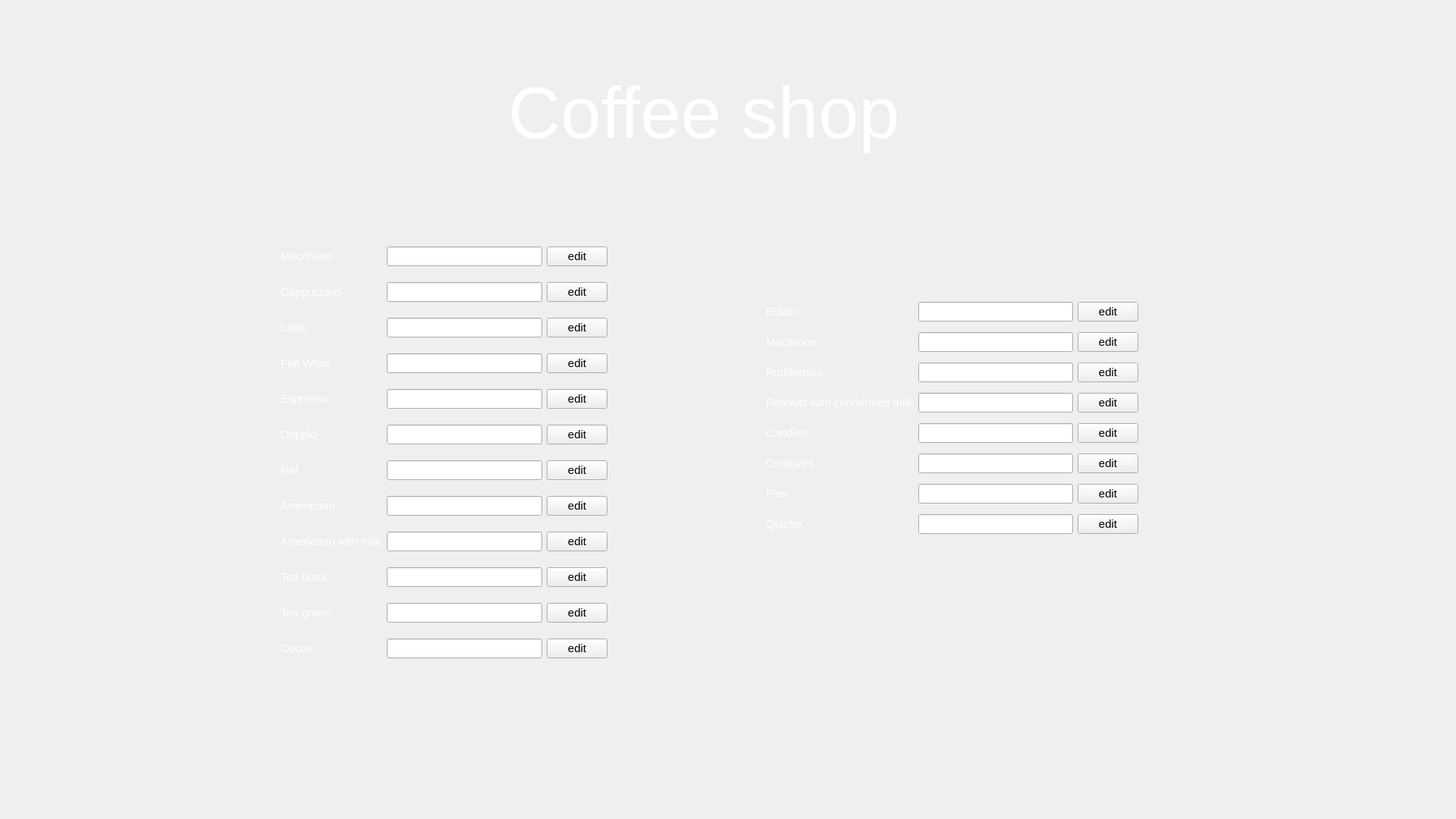
<?xml version="1.0" encoding="UTF-8"?>
<ui version="4.0">
 <class>SettingForm</class>
 <widget class="QWidget" name="SettingForm">
  <property name="geometry">
   <rect>
    <x>0</x>
    <y>0</y>
    <width>1920</width>
    <height>1080</height>
   </rect>
  </property>
  <property name="windowTitle">
   <string>Form</string>
  </property>
  <property name="styleSheet">
   <string notr="true"/>
  </property>
  <widget class="QLabel" name="Back">
   <property name="geometry">
    <rect>
     <x>0</x>
     <y>0</y>
     <width>1920</width>
     <height>1080</height>
    </rect>
   </property>
   <property name="styleSheet">
    <string notr="true">background-image: url(':/res/img/backgr.png');
background-repeat: no-repeat;
</string>
   </property>
   <property name="text">
    <string/>
   </property>
  </widget>
  <widget class="QLabel" name="label_2">
   <property name="geometry">
    <rect>
     <x>670</x>
     <y>80</y>
     <width>581</width>
     <height>141</height>
    </rect>
   </property>
   <property name="styleSheet">
    <string notr="true">position: absolute;
font: 700 26pt &quot;Segoe Script&quot;;
width: 328px;
height: 88px;
left: 796px;
top: 79px;
font-style: normal;
font-weight: 400;
font-size: 64px;
line-height: 88px;
color: #FFFFFF;
 border: none; 
outline: none;
background-position: center;
 background-repeat: no-repeat; 
background-color: transparent;</string>
   </property>
   <property name="text">
    <string>&lt;html&gt;&lt;head/&gt;&lt;body&gt;&lt;p&gt;&lt;span style=&quot; font-size:72pt;&quot;&gt;Coffee shop&lt;/span&gt;&lt;/p&gt;&lt;/body&gt;&lt;/html&gt;</string>
   </property>
  </widget>
  <widget class="QPushButton" name="Zerno">
   <property name="geometry">
    <rect>
     <x>89</x>
     <y>79</y>
     <width>130</width>
     <height>130</height>
    </rect>
   </property>
   <property name="styleSheet">
    <string notr="true">background-image: url(':/res/img/Zerno.png');
background-position: center;
 background-repeat: no-repeat; 
background-color: transparent;
 border: none; 
outline: none;</string>
   </property>
   <property name="text">
    <string/>
   </property>
  </widget>
  <widget class="QPushButton" name="Setting">
   <property name="geometry">
    <rect>
     <x>1727</x>
     <y>79</y>
     <width>130</width>
     <height>130</height>
    </rect>
   </property>
   <property name="styleSheet">
    <string notr="true">background-image: url(':/res/img/setting.png');
background-position: center;
 background-repeat: no-repeat; 
background-color: transparent;
 border: none; 
outline: none;</string>
   </property>
   <property name="text">
    <string/>
   </property>
  </widget>
  <widget class="QWidget" name="gridLayoutWidget">
   <property name="geometry">
    <rect>
     <x>370</x>
     <y>310</y>
     <width>431</width>
     <height>581</height>
    </rect>
   </property>
   <layout class="QGridLayout" name="gridLayout">
    <property name="horizontalSpacing">
     <number>6</number>
    </property>
    <item row="10" column="3">
     <widget class="QPushButton" name="p11">
      <property name="styleSheet">
       <string notr="true">position: absolute;
font: 700 10pt &quot;Segoe Script&quot;;
left: 796px;
top: 79px;
font-style: normal;
font-weight: 400;
font-size: 15px;
line-height: 88px;
color: #000000;</string>
      </property>
      <property name="text">
       <string>edit</string>
      </property>
     </widget>
    </item>
    <item row="7" column="0">
     <widget class="QLabel" name="l8">
      <property name="styleSheet">
       <string notr="true">position: absolute;
font: 700 10pt &quot;Segoe Script&quot;;
width: 328px;
height: 88px;
left: 796px;
top: 79px;
font-style: normal;
font-weight: 400;
font-size: 15px;
line-height: 88px;
color: #FFFFFF;
 border: none; 
outline: none;
background-position: center;
 background-repeat: no-repeat; 
background-color: transparent;</string>
      </property>
      <property name="text">
       <string>Americano</string>
      </property>
     </widget>
    </item>
    <item row="5" column="0">
     <widget class="QLabel" name="l6">
      <property name="styleSheet">
       <string notr="true">position: absolute;
font: 700 10pt &quot;Segoe Script&quot;;
width: 328px;
height: 88px;
left: 796px;
top: 79px;
font-style: normal;
font-weight: 400;
font-size: 15px;
line-height: 88px;
color: #FFFFFF;
 border: none; 
outline: none;
background-position: center;
 background-repeat: no-repeat; 
background-color: transparent;</string>
      </property>
      <property name="text">
       <string>Doppio</string>
      </property>
     </widget>
    </item>
    <item row="1" column="0">
     <widget class="QLabel" name="l2">
      <property name="styleSheet">
       <string notr="true">position: absolute;
font: 700 10pt &quot;Segoe Script&quot;;
width: 328px;
height: 88px;
left: 796px;
top: 79px;
font-style: normal;
font-weight: 400;
font-size: 15px;
line-height: 88px;
color: #FFFFFF;
 border: none; 
outline: none;
background-position: center;
 background-repeat: no-repeat; 
background-color: transparent;</string>
      </property>
      <property name="text">
       <string>Cappuccino</string>
      </property>
     </widget>
    </item>
    <item row="4" column="0">
     <widget class="QLabel" name="l5">
      <property name="styleSheet">
       <string notr="true">position: absolute;
font: 700 10pt &quot;Segoe Script&quot;;
width: 328px;
height: 88px;
left: 796px;
top: 79px;
font-style: normal;
font-weight: 400;
font-size: 15px;
line-height: 88px;
color: #FFFFFF;
 border: none; 
outline: none;
background-position: center;
 background-repeat: no-repeat; 
background-color: transparent;</string>
      </property>
      <property name="text">
       <string>Espresso</string>
      </property>
     </widget>
    </item>
    <item row="6" column="2">
     <widget class="QLineEdit" name="e7">
      <property name="styleSheet">
       <string notr="true">position: absolute;
font: 700 10pt &quot;Segoe Script&quot;;
left: 796px;
top: 79px;
font-style: normal;
font-weight: 400;
font-size: 15px;
line-height: 88px;
color: #000000;</string>
      </property>
     </widget>
    </item>
    <item row="10" column="0">
     <widget class="QLabel" name="l11">
      <property name="styleSheet">
       <string notr="true">position: absolute;
font: 700 10pt &quot;Segoe Script&quot;;
width: 328px;
height: 88px;
left: 796px;
top: 79px;
font-style: normal;
font-weight: 400;
font-size: 15px;
line-height: 88px;
color: #FFFFFF;
 border: none; 
outline: none;
background-position: center;
 background-repeat: no-repeat; 
background-color: transparent;</string>
      </property>
      <property name="text">
       <string>Tea green</string>
      </property>
     </widget>
    </item>
    <item row="8" column="3">
     <widget class="QPushButton" name="p9">
      <property name="styleSheet">
       <string notr="true">position: absolute;
font: 700 10pt &quot;Segoe Script&quot;;
left: 796px;
top: 79px;
font-style: normal;
font-weight: 400;
font-size: 15px;
line-height: 88px;
color: #000000;</string>
      </property>
      <property name="text">
       <string>edit</string>
      </property>
     </widget>
    </item>
    <item row="9" column="3">
     <widget class="QPushButton" name="p10">
      <property name="styleSheet">
       <string notr="true">position: absolute;
font: 700 10pt &quot;Segoe Script&quot;;
left: 796px;
top: 79px;
font-style: normal;
font-weight: 400;
font-size: 15px;
line-height: 88px;
color: #000000;</string>
      </property>
      <property name="text">
       <string>edit</string>
      </property>
     </widget>
    </item>
    <item row="1" column="3">
     <widget class="QPushButton" name="p2">
      <property name="styleSheet">
       <string notr="true">position: absolute;
font: 700 10pt &quot;Segoe Script&quot;;
left: 796px;
top: 79px;
font-style: normal;
font-weight: 400;
font-size: 15px;
line-height: 88px;
color: #000000;</string>
      </property>
      <property name="text">
       <string>edit</string>
      </property>
     </widget>
    </item>
    <item row="8" column="2">
     <widget class="QLineEdit" name="e9">
      <property name="styleSheet">
       <string notr="true">position: absolute;
font: 700 10pt &quot;Segoe Script&quot;;
left: 796px;
top: 79px;
font-style: normal;
font-weight: 400;
font-size: 15px;
line-height: 88px;
color: #000000;</string>
      </property>
     </widget>
    </item>
    <item row="7" column="3">
     <widget class="QPushButton" name="p8">
      <property name="styleSheet">
       <string notr="true">position: absolute;
font: 700 10pt &quot;Segoe Script&quot;;
left: 796px;
top: 79px;
font-style: normal;
font-weight: 400;
font-size: 15px;
line-height: 88px;
color: #000000;</string>
      </property>
      <property name="text">
       <string>edit</string>
      </property>
     </widget>
    </item>
    <item row="6" column="0">
     <widget class="QLabel" name="l7">
      <property name="styleSheet">
       <string notr="true">position: absolute;
font: 700 10pt &quot;Segoe Script&quot;;
width: 328px;
height: 88px;
left: 796px;
top: 79px;
font-style: normal;
font-weight: 400;
font-size: 15px;
line-height: 88px;
color: #FFFFFF;
 border: none; 
outline: none;
background-position: center;
 background-repeat: no-repeat; 
background-color: transparent;</string>
      </property>
      <property name="text">
       <string>Raf</string>
      </property>
     </widget>
    </item>
    <item row="1" column="2">
     <widget class="QLineEdit" name="e2">
      <property name="styleSheet">
       <string notr="true">position: absolute;
font: 700 10pt &quot;Segoe Script&quot;;
left: 796px;
top: 79px;
font-style: normal;
font-weight: 400;
font-size: 15px;
line-height: 88px;
color: #000000;</string>
      </property>
     </widget>
    </item>
    <item row="3" column="0">
     <widget class="QLabel" name="l4">
      <property name="styleSheet">
       <string notr="true">position: absolute;
font: 700 10pt &quot;Segoe Script&quot;;
width: 328px;
height: 88px;
left: 796px;
top: 79px;
font-style: normal;
font-weight: 400;
font-size: 15px;
line-height: 88px;
color: #FFFFFF;
 border: none; 
outline: none;
background-position: center;
 background-repeat: no-repeat; 
background-color: transparent;</string>
      </property>
      <property name="text">
       <string>Flat White</string>
      </property>
     </widget>
    </item>
    <item row="0" column="3">
     <widget class="QPushButton" name="p1">
      <property name="styleSheet">
       <string notr="true">position: absolute;
font: 700 10pt &quot;Segoe Script&quot;;
left: 796px;
top: 79px;
font-style: normal;
font-weight: 400;
font-size: 15px;
line-height: 88px;
color: #000000;</string>
      </property>
      <property name="text">
       <string>edit</string>
      </property>
     </widget>
    </item>
    <item row="4" column="2">
     <widget class="QLineEdit" name="e5">
      <property name="styleSheet">
       <string notr="true">position: absolute;
font: 700 10pt &quot;Segoe Script&quot;;
left: 796px;
top: 79px;
font-style: normal;
font-weight: 400;
font-size: 15px;
line-height: 88px;
color: #000000;</string>
      </property>
     </widget>
    </item>
    <item row="9" column="2">
     <widget class="QLineEdit" name="e10">
      <property name="styleSheet">
       <string notr="true">position: absolute;
font: 700 10pt &quot;Segoe Script&quot;;
left: 796px;
top: 79px;
font-style: normal;
font-weight: 400;
font-size: 15px;
line-height: 88px;
color: #000000;</string>
      </property>
     </widget>
    </item>
    <item row="4" column="3">
     <widget class="QPushButton" name="p5">
      <property name="styleSheet">
       <string notr="true">position: absolute;
font: 700 10pt &quot;Segoe Script&quot;;
left: 796px;
top: 79px;
font-style: normal;
font-weight: 400;
font-size: 15px;
line-height: 88px;
color: #000000;</string>
      </property>
      <property name="text">
       <string>edit</string>
      </property>
     </widget>
    </item>
    <item row="3" column="2">
     <widget class="QLineEdit" name="e4">
      <property name="styleSheet">
       <string notr="true">position: absolute;
font: 700 10pt &quot;Segoe Script&quot;;
left: 796px;
top: 79px;
font-style: normal;
font-weight: 400;
font-size: 15px;
line-height: 88px;
color: #000000;</string>
      </property>
     </widget>
    </item>
    <item row="0" column="0">
     <widget class="QLabel" name="l1">
      <property name="styleSheet">
       <string notr="true">position: absolute;
font: 700 10pt &quot;Segoe Script&quot;;
width: 328px;
height: 88px;
left: 796px;
top: 79px;
font-style: normal;
font-weight: 400;
font-size: 15px;
line-height: 88px;
color: #FFFFFF;
 border: none; 
outline: none;
background-position: center;
 background-repeat: no-repeat; 
background-color: transparent;</string>
      </property>
      <property name="text">
       <string>Macchiato</string>
      </property>
     </widget>
    </item>
    <item row="5" column="3">
     <widget class="QPushButton" name="p6">
      <property name="styleSheet">
       <string notr="true">position: absolute;
font: 700 10pt &quot;Segoe Script&quot;;
left: 796px;
top: 79px;
font-style: normal;
font-weight: 400;
font-size: 15px;
line-height: 88px;
color: #000000;</string>
      </property>
      <property name="text">
       <string>edit</string>
      </property>
     </widget>
    </item>
    <item row="6" column="3">
     <widget class="QPushButton" name="p7">
      <property name="styleSheet">
       <string notr="true">position: absolute;
font: 700 10pt &quot;Segoe Script&quot;;
left: 796px;
top: 79px;
font-style: normal;
font-weight: 400;
font-size: 15px;
line-height: 88px;
color: #000000;</string>
      </property>
      <property name="text">
       <string>edit</string>
      </property>
     </widget>
    </item>
    <item row="7" column="2">
     <widget class="QLineEdit" name="e8">
      <property name="styleSheet">
       <string notr="true">position: absolute;
font: 700 10pt &quot;Segoe Script&quot;;
left: 796px;
top: 79px;
font-style: normal;
font-weight: 400;
font-size: 15px;
line-height: 88px;
color: #000000;</string>
      </property>
     </widget>
    </item>
    <item row="2" column="2">
     <widget class="QLineEdit" name="e3">
      <property name="styleSheet">
       <string notr="true">position: absolute;
font: 700 10pt &quot;Segoe Script&quot;;
left: 796px;
top: 79px;
font-style: normal;
font-weight: 400;
font-size: 15px;
line-height: 88px;
color: #000000;</string>
      </property>
     </widget>
    </item>
    <item row="0" column="2">
     <widget class="QLineEdit" name="e1">
      <property name="styleSheet">
       <string notr="true">position: absolute;
font: 700 10pt &quot;Segoe Script&quot;;
left: 796px;
top: 79px;
font-style: normal;
font-weight: 400;
font-size: 15px;
line-height: 88px;
color: #000000;</string>
      </property>
      <property name="text">
       <string/>
      </property>
     </widget>
    </item>
    <item row="11" column="2">
     <widget class="QLineEdit" name="e12">
      <property name="styleSheet">
       <string notr="true">position: absolute;
font: 700 10pt &quot;Segoe Script&quot;;
left: 796px;
top: 79px;
font-style: normal;
font-weight: 400;
font-size: 15px;
line-height: 88px;
color: #000000;</string>
      </property>
     </widget>
    </item>
    <item row="11" column="3">
     <widget class="QPushButton" name="p12">
      <property name="styleSheet">
       <string notr="true">position: absolute;
font: 700 10pt &quot;Segoe Script&quot;;
left: 796px;
top: 79px;
font-style: normal;
font-weight: 400;
font-size: 15px;
line-height: 88px;
color: #000000;</string>
      </property>
      <property name="text">
       <string>edit</string>
      </property>
     </widget>
    </item>
    <item row="10" column="2">
     <widget class="QLineEdit" name="e11">
      <property name="styleSheet">
       <string notr="true">position: absolute;
font: 700 10pt &quot;Segoe Script&quot;;
left: 796px;
top: 79px;
font-style: normal;
font-weight: 400;
font-size: 15px;
line-height: 88px;
color: #000000;</string>
      </property>
     </widget>
    </item>
    <item row="11" column="0">
     <widget class="QLabel" name="l12">
      <property name="styleSheet">
       <string notr="true">position: absolute;
font: 700 10pt &quot;Segoe Script&quot;;
width: 328px;
height: 88px;
left: 796px;
top: 79px;
font-style: normal;
font-weight: 400;
font-size: 15px;
line-height: 88px;
color: #FFFFFF;
 border: none; 
outline: none;
background-position: center;
 background-repeat: no-repeat; 
background-color: transparent;</string>
      </property>
      <property name="text">
       <string>Cocoa</string>
      </property>
     </widget>
    </item>
    <item row="2" column="3">
     <widget class="QPushButton" name="p3">
      <property name="styleSheet">
       <string notr="true">position: absolute;
font: 700 10pt &quot;Segoe Script&quot;;
left: 796px;
top: 79px;
font-style: normal;
font-weight: 400;
font-size: 15px;
line-height: 88px;
color: #000000;</string>
      </property>
      <property name="text">
       <string>edit</string>
      </property>
     </widget>
    </item>
    <item row="3" column="3">
     <widget class="QPushButton" name="p4">
      <property name="styleSheet">
       <string notr="true">position: absolute;
font: 700 10pt &quot;Segoe Script&quot;;
left: 796px;
top: 79px;
font-style: normal;
font-weight: 400;
font-size: 15px;
line-height: 88px;
color: #000000;</string>
      </property>
      <property name="text">
       <string>edit</string>
      </property>
     </widget>
    </item>
    <item row="9" column="0">
     <widget class="QLabel" name="l10">
      <property name="styleSheet">
       <string notr="true">position: absolute;
font: 700 10pt &quot;Segoe Script&quot;;
width: 328px;
height: 88px;
left: 796px;
top: 79px;
font-style: normal;
font-weight: 400;
font-size: 15px;
line-height: 88px;
color: #FFFFFF;
 border: none; 
outline: none;
background-position: center;
 background-repeat: no-repeat; 
background-color: transparent;</string>
      </property>
      <property name="text">
       <string>Tea black</string>
      </property>
     </widget>
    </item>
    <item row="8" column="0">
     <widget class="QLabel" name="l9">
      <property name="styleSheet">
       <string notr="true">position: absolute;
font: 700 10pt &quot;Segoe Script&quot;;
width: 328px;
height: 88px;
left: 796px;
top: 79px;
font-style: normal;
font-weight: 400;
font-size: 15px;
line-height: 88px;
color: #FFFFFF;
 border: none; 
outline: none;
background-position: center;
 background-repeat: no-repeat; 
background-color: transparent;</string>
      </property>
      <property name="text">
       <string>Americano with milk</string>
      </property>
     </widget>
    </item>
    <item row="2" column="0">
     <widget class="QLabel" name="l3">
      <property name="styleSheet">
       <string notr="true">position: absolute;
font: 700 10pt &quot;Segoe Script&quot;;
width: 328px;
height: 88px;
left: 796px;
top: 79px;
font-style: normal;
font-weight: 400;
font-size: 15px;
line-height: 88px;
color: #FFFFFF;
 border: none; 
outline: none;
background-position: center;
 background-repeat: no-repeat; 
background-color: transparent;</string>
      </property>
      <property name="text">
       <string>Latte</string>
      </property>
     </widget>
    </item>
    <item row="5" column="2">
     <widget class="QLineEdit" name="e6">
      <property name="styleSheet">
       <string notr="true">position: absolute;
font: 700 10pt &quot;Segoe Script&quot;;
left: 796px;
top: 79px;
font-style: normal;
font-weight: 400;
font-size: 15px;
line-height: 88px;
color: #000000;</string>
      </property>
     </widget>
    </item>
   </layout>
  </widget>
  <widget class="QWidget" name="gridLayoutWidget_3">
   <property name="geometry">
    <rect>
     <x>1010</x>
     <y>390</y>
     <width>491</width>
     <height>330</height>
    </rect>
   </property>
   <layout class="QGridLayout" name="gridLayout_4">
    <item row="0" column="1">
     <widget class="QLineEdit" name="e13">
      <property name="styleSheet">
       <string notr="true">position: absolute;
font: 700 10pt &quot;Segoe Script&quot;;
left: 796px;
top: 79px;
font-style: normal;
font-weight: 400;
font-size: 15px;
line-height: 88px;
color: #000000;</string>
      </property>
     </widget>
    </item>
    <item row="6" column="0">
     <widget class="QLabel" name="l18">
      <property name="styleSheet">
       <string notr="true">position: absolute;
font: 700 10pt &quot;Segoe Script&quot;;
width: 328px;
height: 88px;
left: 796px;
top: 79px;
font-style: normal;
font-weight: 400;
font-size: 15px;
line-height: 88px;
color: #FFFFFF;
 border: none; 
outline: none;
background-position: center;
 background-repeat: no-repeat; 
background-color: transparent;</string>
      </property>
      <property name="text">
       <string>Croissant</string>
      </property>
     </widget>
    </item>
    <item row="2" column="2">
     <widget class="QPushButton" name="p15">
      <property name="styleSheet">
       <string notr="true">position: absolute;
font: 700 10pt &quot;Segoe Script&quot;;
left: 796px;
top: 79px;
font-style: normal;
font-weight: 400;
font-size: 15px;
line-height: 88px;
color: #000000;</string>
      </property>
      <property name="text">
       <string>edit</string>
      </property>
     </widget>
    </item>
    <item row="1" column="0">
     <widget class="QLabel" name="l14">
      <property name="styleSheet">
       <string notr="true">position: absolute;
font: 700 10pt &quot;Segoe Script&quot;;
width: 328px;
height: 88px;
left: 796px;
top: 79px;
font-style: normal;
font-weight: 400;
font-size: 15px;
line-height: 88px;
color: #FFFFFF;
 border: none; 
outline: none;
background-position: center;
 background-repeat: no-repeat; 
background-color: transparent;</string>
      </property>
      <property name="text">
       <string>Macaroon</string>
      </property>
     </widget>
    </item>
    <item row="7" column="2">
     <widget class="QPushButton" name="p19">
      <property name="styleSheet">
       <string notr="true">position: absolute;
font: 700 10pt &quot;Segoe Script&quot;;
left: 796px;
top: 79px;
font-style: normal;
font-weight: 400;
font-size: 15px;
line-height: 88px;
color: #000000;</string>
      </property>
      <property name="text">
       <string>edit</string>
      </property>
     </widget>
    </item>
    <item row="7" column="0">
     <widget class="QLabel" name="l19">
      <property name="styleSheet">
       <string notr="true">position: absolute;
font: 700 10pt &quot;Segoe Script&quot;;
width: 328px;
height: 88px;
left: 796px;
top: 79px;
font-style: normal;
font-weight: 400;
font-size: 15px;
line-height: 88px;
color: #FFFFFF;
 border: none; 
outline: none;
background-position: center;
 background-repeat: no-repeat; 
background-color: transparent;</string>
      </property>
      <property name="text">
       <string>Pies</string>
      </property>
     </widget>
    </item>
    <item row="8" column="1">
     <widget class="QLineEdit" name="e20">
      <property name="styleSheet">
       <string notr="true">position: absolute;
font: 700 10pt &quot;Segoe Script&quot;;
left: 796px;
top: 79px;
font-style: normal;
font-weight: 400;
font-size: 15px;
line-height: 88px;
color: #000000;</string>
      </property>
     </widget>
    </item>
    <item row="6" column="2">
     <widget class="QPushButton" name="p18">
      <property name="styleSheet">
       <string notr="true">position: absolute;
font: 700 10pt &quot;Segoe Script&quot;;
left: 796px;
top: 79px;
font-style: normal;
font-weight: 400;
font-size: 15px;
line-height: 88px;
color: #000000;</string>
      </property>
      <property name="text">
       <string>edit</string>
      </property>
     </widget>
    </item>
    <item row="4" column="1">
     <widget class="QLineEdit" name="e16">
      <property name="styleSheet">
       <string notr="true">position: absolute;
font: 700 10pt &quot;Segoe Script&quot;;
left: 796px;
top: 79px;
font-style: normal;
font-weight: 400;
font-size: 15px;
line-height: 88px;
color: #000000;</string>
      </property>
     </widget>
    </item>
    <item row="5" column="1">
     <widget class="QLineEdit" name="e17">
      <property name="styleSheet">
       <string notr="true">position: absolute;
font: 700 10pt &quot;Segoe Script&quot;;
left: 796px;
top: 79px;
font-style: normal;
font-weight: 400;
font-size: 15px;
line-height: 88px;
color: #000000;</string>
      </property>
     </widget>
    </item>
    <item row="0" column="0">
     <widget class="QLabel" name="l13">
      <property name="styleSheet">
       <string notr="true">position: absolute;
font: 700 10pt &quot;Segoe Script&quot;;
width: 328px;
height: 88px;
left: 796px;
top: 79px;
font-style: normal;
font-weight: 400;
font-size: 15px;
line-height: 88px;
color: #FFFFFF;
 border: none; 
outline: none;
background-position: center;
 background-repeat: no-repeat; 
background-color: transparent;</string>
      </property>
      <property name="text">
       <string>Eclairs</string>
      </property>
     </widget>
    </item>
    <item row="0" column="2">
     <widget class="QPushButton" name="p13">
      <property name="styleSheet">
       <string notr="true">position: absolute;
font: 700 10pt &quot;Segoe Script&quot;;
left: 796px;
top: 79px;
font-style: normal;
font-weight: 400;
font-size: 15px;
line-height: 88px;
color: #000000;</string>
      </property>
      <property name="text">
       <string>edit</string>
      </property>
     </widget>
    </item>
    <item row="8" column="0">
     <widget class="QLabel" name="l20">
      <property name="styleSheet">
       <string notr="true">position: absolute;
font: 700 10pt &quot;Segoe Script&quot;;
width: 328px;
height: 88px;
left: 796px;
top: 79px;
font-style: normal;
font-weight: 400;
font-size: 15px;
line-height: 88px;
color: #FFFFFF;
 border: none; 
outline: none;
background-position: center;
 background-repeat: no-repeat; 
background-color: transparent;</string>
      </property>
      <property name="text">
       <string>Quiche</string>
      </property>
     </widget>
    </item>
    <item row="6" column="1">
     <widget class="QLineEdit" name="e18">
      <property name="styleSheet">
       <string notr="true">position: absolute;
font: 700 10pt &quot;Segoe Script&quot;;
left: 796px;
top: 79px;
font-style: normal;
font-weight: 400;
font-size: 15px;
line-height: 88px;
color: #000000;</string>
      </property>
     </widget>
    </item>
    <item row="5" column="2">
     <widget class="QPushButton" name="p17">
      <property name="styleSheet">
       <string notr="true">position: absolute;
font: 700 10pt &quot;Segoe Script&quot;;
left: 796px;
top: 79px;
font-style: normal;
font-weight: 400;
font-size: 15px;
line-height: 88px;
color: #000000;</string>
      </property>
      <property name="text">
       <string>edit</string>
      </property>
     </widget>
    </item>
    <item row="1" column="1">
     <widget class="QLineEdit" name="e14">
      <property name="styleSheet">
       <string notr="true">position: absolute;
font: 700 10pt &quot;Segoe Script&quot;;
left: 796px;
top: 79px;
font-style: normal;
font-weight: 400;
font-size: 15px;
line-height: 88px;
color: #000000;</string>
      </property>
     </widget>
    </item>
    <item row="2" column="1">
     <widget class="QLineEdit" name="e15">
      <property name="styleSheet">
       <string notr="true">position: absolute;
font: 700 10pt &quot;Segoe Script&quot;;
left: 796px;
top: 79px;
font-style: normal;
font-weight: 400;
font-size: 15px;
line-height: 88px;
color: #000000;</string>
      </property>
     </widget>
    </item>
    <item row="1" column="2">
     <widget class="QPushButton" name="p14">
      <property name="styleSheet">
       <string notr="true">position: absolute;
font: 700 10pt &quot;Segoe Script&quot;;
left: 796px;
top: 79px;
font-style: normal;
font-weight: 400;
font-size: 15px;
line-height: 88px;
color: #000000;</string>
      </property>
      <property name="text">
       <string>edit</string>
      </property>
     </widget>
    </item>
    <item row="7" column="1">
     <widget class="QLineEdit" name="e19">
      <property name="styleSheet">
       <string notr="true">position: absolute;
font: 700 10pt &quot;Segoe Script&quot;;
left: 796px;
top: 79px;
font-style: normal;
font-weight: 400;
font-size: 15px;
line-height: 88px;
color: #000000;</string>
      </property>
     </widget>
    </item>
    <item row="4" column="2">
     <widget class="QPushButton" name="p16">
      <property name="styleSheet">
       <string notr="true">position: absolute;
font: 700 10pt &quot;Segoe Script&quot;;
left: 796px;
top: 79px;
font-style: normal;
font-weight: 400;
font-size: 15px;
line-height: 88px;
color: #000000;</string>
      </property>
      <property name="text">
       <string>edit</string>
      </property>
     </widget>
    </item>
    <item row="4" column="0">
     <widget class="QLabel" name="l16">
      <property name="styleSheet">
       <string notr="true">position: absolute;
font: 700 10pt &quot;Segoe Script&quot;;
width: 328px;
height: 88px;
left: 796px;
top: 79px;
font-style: normal;
font-weight: 400;
font-size: 15px;
line-height: 88px;
color: #FFFFFF;
 border: none; 
outline: none;
background-position: center;
 background-repeat: no-repeat; 
background-color: transparent;</string>
      </property>
      <property name="text">
       <string>Peanuts with condensed milk</string>
      </property>
     </widget>
    </item>
    <item row="8" column="2">
     <widget class="QPushButton" name="p20">
      <property name="styleSheet">
       <string notr="true">position: absolute;
font: 700 10pt &quot;Segoe Script&quot;;
left: 796px;
top: 79px;
font-style: normal;
font-weight: 400;
font-size: 15px;
line-height: 88px;
color: #000000;</string>
      </property>
      <property name="text">
       <string>edit</string>
      </property>
     </widget>
    </item>
    <item row="2" column="0">
     <widget class="QLabel" name="l15">
      <property name="styleSheet">
       <string notr="true">position: absolute;
font: 700 10pt &quot;Segoe Script&quot;;
width: 328px;
height: 88px;
left: 796px;
top: 79px;
font-style: normal;
font-weight: 400;
font-size: 15px;
line-height: 88px;
color: #FFFFFF;
 border: none; 
outline: none;
background-position: center;
 background-repeat: no-repeat; 
background-color: transparent;</string>
      </property>
      <property name="text">
       <string>Profiteroles</string>
      </property>
     </widget>
    </item>
    <item row="5" column="0">
     <widget class="QLabel" name="l17">
      <property name="styleSheet">
       <string notr="true">position: absolute;
font: 700 10pt &quot;Segoe Script&quot;;
width: 328px;
height: 88px;
left: 796px;
top: 79px;
font-style: normal;
font-weight: 400;
font-size: 15px;
line-height: 88px;
color: #FFFFFF;
 border: none; 
outline: none;
background-position: center;
 background-repeat: no-repeat; 
background-color: transparent;</string>
      </property>
      <property name="text">
       <string>Candies</string>
      </property>
     </widget>
    </item>
   </layout>
  </widget>
 </widget>
 <resources/>
 <connections/>
</ui>
